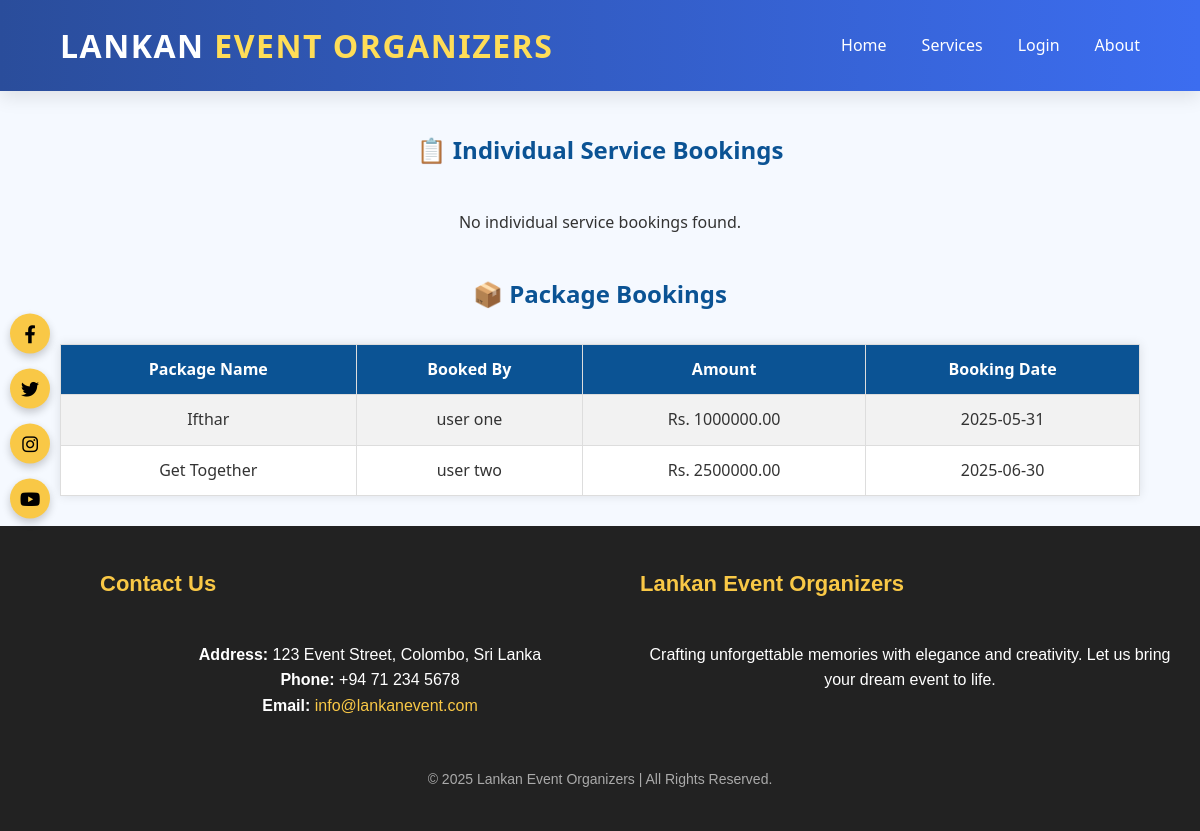
The app's page /view_bookings.php with its own data.
### tables this page shows
CREATE TABLE `booked_packages` (
  `id` int(11) NOT NULL,
  `username` varchar(255) NOT NULL,
  `package_name` varchar(255) NOT NULL,
  `amount` decimal(10,2) NOT NULL,
  `card_name` varchar(255) NOT NULL,
  `card_number` varchar(255) NOT NULL,
  `expiry` varchar(7) NOT NULL,
  `package_id` int(11) NOT NULL,
  `booking_date` date NOT NULL
);

### view_bookings.php (the view, shortened to what this page needs)
<?php
include('dbconnect.php');
$isLoggedIn = isset($_SESSION['user_name']);
$provider_name = $_SESSION['user_name'];
?>
<!DOCTYPE html>
<html lang="en">
<head>
    <link rel="stylesheet" href="booking.css" />
    <link rel="stylesheet" href="https://cdnjs.cloudflare.com/ajax/libs/font-awesome/6.4.0/css/all.min.css">
</head>
<body>
<nav class="navbar">
    <div class="logo">Lankan <span>Event Organizers</span></div>
    <ul class="nav-links">
        <?php if ($isLoggedIn): ?>
            <li><a href="provider_home.php #index">Home</a></li>
        <?php else: ?>
            <li><a href="index.php #index">Home</a></li>
        <?php endif; ?>
        <?php if ($isLoggedIn): ?>
            <li><a href="provider_home.php #services">Services</a></li>
        <?php else: ?>
            <li><a href="index.php #services">Services</a></li>
        <?php endif; ?>
        <?php if ($isLoggedIn): ?>
            <li><a href="logout.php">Logout</a></li>
        <?php else: ?>
            <li><a href="login.php">Login</a></li>
        <?php endif; ?>
        <?php if ($isLoggedIn): ?>
            <li><a href="provider_home.php #about">About</a></li>
        <?php else: ?>
            <li><a href="index.php #about">About</a></li>
        <?php endif; ?>
    </ul>
</nav>
<?php
echo "<h2>📋 Individual Service Bookings</h2>";
$sql_service = "SELECT * FROM payment WHERE provider_name = ?";
$stmt_service = $conn->prepare($sql_service);
$stmt_service->bind_param("s", $provider_name);
$stmt_service->execute();
$result_service = $stmt_service->get_result();
if ($result_service->num_rows > 0) {
    echo "<table border='1' cellpadding='10'>";
    echo "<tr><th>Service Name</th><th>Booked By</th><th>Amount</th><th>Booking Date</th></tr>";
    while ($row = $result_service->fetch_assoc()) {
        echo "<tr>";
        echo "<td>" . $row['service_name'] . "</td>";
        echo "<td>" . $row['username'] . "</td>";
        echo "<td>Rs. " . $row['amount'] . "</td>";
        echo "<td>" . $row['booking_date'] . "</td>";
        echo "</tr>";
    }
    echo "</table>";
} else {
    echo "<p>No individual service bookings found.</p>";
}
echo "<h2>📦 Package Bookings</h2>";
$sql_package = "SELECT * FROM booked_packages";
$result_package = $conn->query($sql_package);
if ($result_package->num_rows > 0) {
    echo "<table border='1' cellpadding='10'>";
    echo "<tr><th>Package Name</th><th>Booked By</th><th>Amount</th><th>Booking Date</th></tr>";
    while ($row = $result_package->fetch_assoc()) {
        echo "<tr>";
        echo "<td>" . $row['package_name'] . "</td>";
        echo "<td>" . $row['username'] . "</td>";
        echo "<td>Rs. " . $row['amount'] . "</td>";
        echo "<td>" . $row['booking_date'] . "</td>";
        echo "</tr>";
    }
    echo "</table>";
} else {
    echo "<p>No package bookings found.</p>";
}
?>
<footer id="contact">
        <div class="footer-container">
            <div class="contact-info">
                <h3>Contact Us</h3>
                <p>
                    <strong>Address:</strong> 123 Event Street, Colombo, Sri Lanka<br />
                    <strong>Phone:</strong> +94 71 234 5678<br />
                    <strong>Email:</strong>
                    <a href="mailto:info@lankanevent.com">info@lankanevent.com</a>
                </p>
            </div>
            <div class="newsletter-signup">
                <h3>Lankan Event Organizers</h3>
                <p>Crafting unforgettable memories with elegance and creativity. Let us bring your dream event to life.</p>
            </div>
        </div>
        <div class="social-icons-vertical">
            <a href="https://facebook.com/lankanevent" target="_blank" class="social-icon" aria-label="Facebook">
                <i class="fab fa-facebook-f"></i>
            </a>
            <a href="https://twitter.com/lankanevent" target="_blank" class="social-icon" aria-label="Twitter">
                <i class="fab fa-twitter"></i>
            </a>
            <a href="https://instagram.com/lankanevent" target="_blank" class="social-icon" aria-label="Instagram">
                <i class="fab fa-instagram"></i>
            </a>
            <a href="https://youtube.com/lankanevent" target="_blank" class="social-icon" aria-label="YouTube">
                <i class="fab fa-youtube"></i>
            </a>
        </div>
        <div class="footer-copy">
            &copy; 2025 Lankan Event Organizers | All Rights Reserved.
        </div>
    </footer>

### booking.css (style rules this page uses)
body { font-family: 'Segoe UI', sans-serif; background-color: #f5f9ff; color: #333; line-height: 1.6; }
.navbar { display: flex; justify-content: space-between; align-items: center; background: linear-gradient(90deg, #2a4d9b, #3c6df0); padding: 20px 60px; box-shadow: 0 6px 18px rgba(0, 0, 0, 0.1); position: sticky; top: 0; z-index: 1000; transition: background 0.3s ease-in-out; }
.navbar .logo { font-size: 2rem; font-weight: 800; color: #ffffff; text-transform: uppercase; letter-spacing: 1.5px; font-family: 'Segoe UI', sans-serif; }
.navbar .logo span { color: #ffdd57; }
.navbar .nav-links { list-style: none; display: flex; gap: 35px; }
.navbar .nav-links li a { color: white; text-decoration: none; font-weight: 500; }
.navbar .nav-links li a::after { content: ''; position: absolute; left: 0; bottom: -3px; height: 2px; width: 0%; background-color: #ffdd57; transition: width 0.3s ease-in-out; }
table { width: 90%; margin: 30px auto; border-collapse: collapse; background-color: #fff; box-shadow: 0 0 10px rgba(0, 0, 0, 0.1); }
table th, table td { padding: 12px 15px; text-align: center; border: 1px solid #ddd; }
table th { background-color: #0b5394; color: white; }
table tr:nth-child(even) { background-color: #f2f2f2; }
h2 { text-align: center; margin-top: 40px; color: #0b5394; }
p { text-align: center; margin-top: 40px; }
footer { background: #222; color: #fff; padding: 40px 20px; position: relative; font-family: 'Poppins', sans-serif; }
.footer-container { display: flex; flex-wrap: wrap; justify-content: space-between; max-width: 1200px; margin: auto; padding-left: 80px; }
.contact-info, .newsletter-signup { flex: 1 1 45%; margin-bottom: 20px; }
.contact-info h3, .newsletter-signup h3 { font-size: 22px; margin-bottom: 15px; color: #f9c846; }
.contact-info p, .newsletter-signup p { font-size: 16px; line-height: 1.6; }
.contact-info a { color: #f9c846; text-decoration: none; }
.footer-copy { text-align: center; margin-top: 30px; font-size: 14px; color: #aaa; }
.social-icons-vertical { position: fixed; top: 50%; left: 10px; transform: translateY(-50%); display: flex; flex-direction: column; gap: 15px; z-index: 1000; }
.social-icon { display: flex; justify-content: center; align-items: center; background-color: #f9c846; color: #000; width: 40px; height: 40px; border-radius: 50%; text-decoration: none; font-size: 18px; transition: transform 0.3s, background-color 0.3s; box-shadow: 0 4px 8px rgba(0,0,0,0.2); }

### records on screen
booked_packages: package_name "Ifthar", username "user one", amount "1000000.00", booking_date "2025-05-31"
booked_packages: package_name "Get Together", username "user two", amount "2500000.00", booking_date "2025-06-30"
